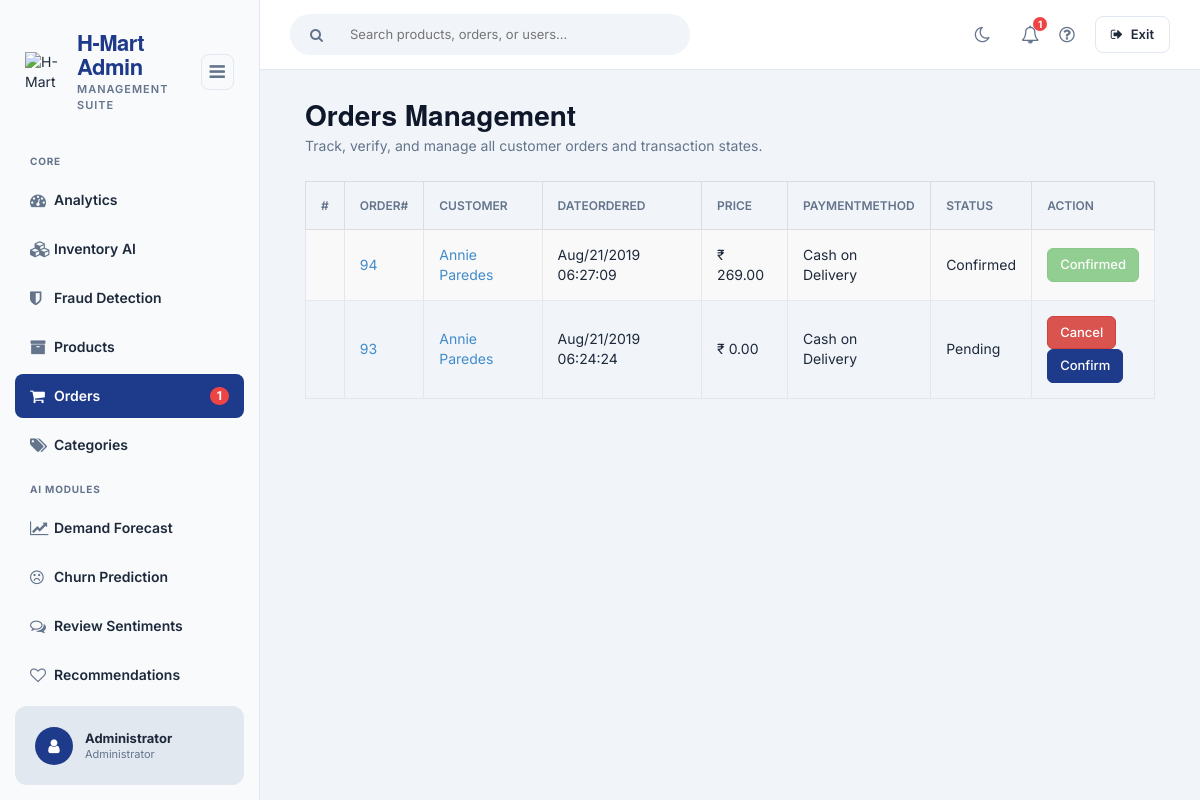
The page /admin/orders/index.php (signed in) on the database its author committed.
### tables this page shows
CREATE TABLE `tblsummary` (
  `SUMMARYID` int(11) NOT NULL,
  `ORDEREDDATE` datetime NOT NULL,
  `CUSTOMERID` int(11) NOT NULL,
  `ORDEREDNUM` int(11) NOT NULL,
  `DELFEE` double NOT NULL,
  `PAYMENT` double NOT NULL,
  `PAYMENTMETHOD` varchar(30) NOT NULL,
  `ORDEREDSTATS` varchar(30) NOT NULL,
  `ORDEREDREMARKS` varchar(125) NOT NULL,
  `CLAIMEDADTE` datetime NOT NULL,
  `HVIEW` tinyint(4) NOT NULL,
  `USERID` int(11) NOT NULL
);

CREATE TABLE `tblcustomer` (
  `CUSTOMERID` int(11) NOT NULL,
  `FNAME` varchar(30) NOT NULL,
  `LNAME` varchar(30) NOT NULL,
  `MNAME` varchar(30) NOT NULL,
  `CUSHOMENUM` varchar(90) NOT NULL,
  `STREETADD` text NOT NULL,
  `BRGYADD` text NOT NULL,
  `CITYADD` text NOT NULL,
  `PROVINCE` varchar(80) NOT NULL,
  `COUNTRY` varchar(30) NOT NULL,
  `DBIRTH` date NOT NULL,
  `GENDER` varchar(10) NOT NULL,
  `PHONE` varchar(20) NOT NULL,
  `EMAILADD` varchar(120) NOT NULL,
  `ZIPCODE` int(6) NOT NULL,
  `CUSUNAME` varchar(120) NOT NULL,
  `CUSPASS` varchar(90) NOT NULL,
  `CUSPHOTO` varchar(255) NOT NULL,
  `TERMS` tinyint(4) NOT NULL,
  `DATEJOIN` date NOT NULL
);

### admin/orders/index.php (called while the page is built, shortened)
<?php
require_once ("../theme/templates.php");
?>

### backend/include/database.php (called while the page is built, shortened)
<?php
class Database {
	var $sql_string = '';
	private $conn;
	public function open_connection() {
		$this->conn = mysqli_connect(server,user,pass);
		if(!$this->conn){
			echo "Problem in database connection! Contact administrator!";
			exit();
		}else{
			$db_select = mysqli_select_db($this->conn,database_name);
		}
	}
	function setQuery($sql='') {
		$this->sql_string=$sql;
	}
	function executeQuery() {
		$result = mysqli_query($this->conn,$this->sql_string);
		return $result;
	}
	private function confirm_query($result) {
		return $result;
	}
	function loadResultList( $key='' ) {
		$cur = $this->executeQuery();
		$array = array();
		if ($cur) {
			while ($row = mysqli_fetch_object($cur)) {
				if ($key) {
					$array[$row->$key] = $row;
				} else {
					$array[] = $row;
				}
			}
		}
		return $array;
	}
}
$mydb = new Database();
?>

### admin/orders/list.php (the view, shortened to what this page needs)
<div class="container">
<div class="page-title-row" style="display:flex; justify-content:space-between; align-items:flex-end; margin-bottom:25px;">
    <div>
        <h1 style="font-weight:800; color:var(--primary); font-size:28px; margin:0 0 5px 0;">Orders Management</h1>
        <p style="color:var(--text-muted); margin:0; font-size:14px;">Track, verify, and manage all customer orders and transaction states.</p>
    </div>
</div>
			    <form action="controller.php?action=delete" Method="POST">
				 <div class="table-responsive">
                  <table id="example" class="table  table-striped table-bordered table-hover"  style="font-size:12px" cellspacing="0">
			 		<thead>
			 		<tr >
				  		<th>#</th>
				  		<th>Order#</th>
				  		<th>Customer</th>
				  		<th>DateOrdered</th>
				  		<th >Price</th>
				  		<th >PaymentMethod</th>
				  		<th>Status</th>
				  		<th width="100px">Action</th>
				  	</tr>
			   		</thead>
			   		<tbody>
					<?php
				  		$query = "SELECT * FROM `tblsummary` s ,`tblcustomer` c
				  				WHERE   s.`CUSTOMERID`=c.`CUSTOMERID` ORDER BY   `ORDEREDNUM` desc ";
				  		$mydb->setQuery($query);
				  		$cur = $mydb->loadResultList();
						foreach ($cur as $result) {
						?>
					<?php
						echo '<tr>';
				  		echo '<td width="3%" align="center"></td>';
				  		echo '<td><a href="#" title="View list Of ordered" data-target="#myModal" data-toggle="modal" class="orders" data-id="'.$result->ORDEREDNUM.'">'.$result->ORDEREDNUM .'</a> </td>';
				  		echo '<td><a href="index.php?view=customerdetails&customerid='.$result->CUSTOMERID.'" title="View customer information">'. $result->FNAME.' '. $result->LNAME.'</a></td>';
				  		echo '<td>'. date_format(date_create($result->ORDEREDDATE),"M/d/Y h:i:s").'</td>';
				  		echo '<td> ₹ '.number_format($result->PAYMENT ,2).'</td>';
				  		echo '<td >'.$result->PAYMENTMETHOD .'</td>';
				  		echo '<td >'. $result->ORDEREDSTATS.'</td>';
				  		if($result->ORDEREDSTATS=='Pending'){
				  				echo '<td><a href="controller.php?action=edit&id='.$result->ORDEREDNUM.'&customerid='.$result->CUSTOMERID.'&actions=cancel" class="btn btn-danger btn-xs">Cancel</a>
				  				<a href="controller.php?action=edit&id='.$result->ORDEREDNUM.'&customerid='.$result->CUSTOMERID.'&actions=confirm"  class="btn btn-primary btn-xs">Confirm</a></td>';
			  	 		}elseif($result->ORDEREDSTATS=='Confirmed'){
				  	 			echo '<td><a href="#"  class="btn btn-success btn-xs" disabled>Confirmed</a></td>';
			  	 		}else{
			  	 			 echo '<td> <a  href="#"  class="btn btn-danger btn-xs" disabled>Cancelled</a></td>';
			  	 		}
				  		echo '</tr>';
				  	}
				  	?>
				 </tbody>
				</table>
				</div>
				</form>

### admin/theme/templates.php (style rules this page uses)
:root { --primary: #0f172a; --primary-light: #1e3a8a; --sidebar-bg: #f8fafc; --bg-color: #f1f5f9; --text-main: #1e293b; --text-muted: #64748b; --border-color: #e2e8f0; --card-bg: #ffffff; --card-header-bg: #ffffff; --hover-bg: #e2e8f0; --table-header-bg: #f8fafc; --shadow: 0 4px 6px rgba(0,0,0,0.02); }
body { font-family: 'Inter', sans-serif; background-color: var(--bg-color); margin: 0; padding: 0; color: var(--text-main); overflow-x: hidden; }
.admin-content-wrapper .table { margin-bottom: 0; }
.admin-content-wrapper .table th { border-bottom-width: 1px; color: var(--text-muted); font-weight: 600; font-size: 12px; text-transform: uppercase; padding: 15px; }
.admin-content-wrapper .table td { vertical-align: middle; padding: 15px; font-size: 14px; border-color: var(--border-color); }
.admin-content-wrapper .btn { border-radius: 6px; font-weight: 500; font-size: 13px; padding: 6px 12px; }
.admin-content-wrapper .btn-primary { background: var(--primary-light); border-color: var(--primary-light); }

### rows shown on the page
tblsummary: ORDEREDNUM "94", CUSTOMERID.FNAME "Annie", CUSTOMERID.LNAME "Paredes", ORDEREDDATE "Aug/21/2019 06:27:09", PAYMENT "269.00", PAYMENTMETHOD "Cash on Delivery", ORDEREDSTATS "Confirmed"
tblsummary: ORDEREDNUM "93", CUSTOMERID.FNAME "Annie", CUSTOMERID.LNAME "Paredes", ORDEREDDATE "Aug/21/2019 06:24:24", PAYMENT "0.00", PAYMENTMETHOD "Cash on Delivery", ORDEREDSTATS "Pending"

### other values the page prints
$res "1"
$_SESSION['U_NAME'] "Administrator"
$_SESSION['U_ROLE'] "Administrator"
